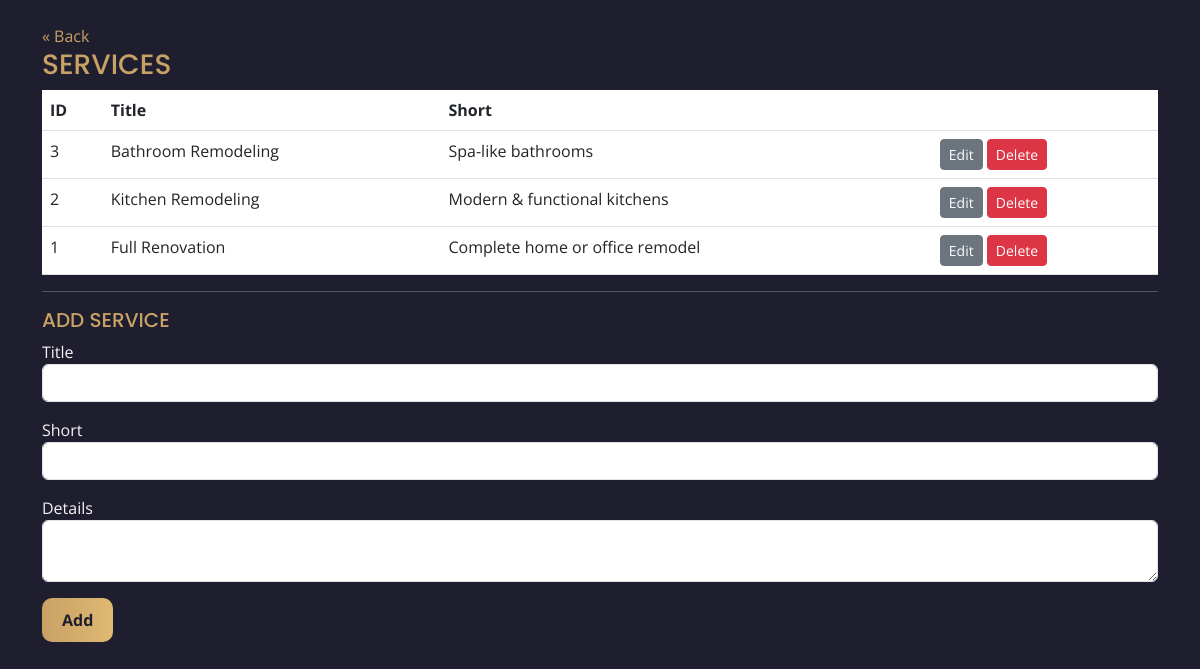
Page /admin/services_crud.php (signed in) on the committed database.
### tables this page shows
CREATE TABLE IF NOT EXISTS `services` (
  `id` INT AUTO_INCREMENT PRIMARY KEY,
  `title` VARCHAR(255) NOT NULL,
  `short` VARCHAR(255),
  `details` TEXT,
  `icon` VARCHAR(100),
  `created_at` TIMESTAMP DEFAULT CURRENT_TIMESTAMP
);

### admin/services_crud.php (the view, shortened to what this page needs)
<?php require_once __DIR__ . '/../inc/auth.php'; require_once __DIR__ . '/../inc/csrf.php'; require_admin();
$items=$pdo->query("SELECT * FROM services ORDER BY id DESC")->fetchAll();
?>
<!doctype html>
<html>
<head>
    <link href="https://cdn.jsdelivr.net/npm/bootstrap@5.3.0/dist/css/bootstrap.min.css" rel="stylesheet">
    <link rel="stylesheet" href="assets/css/theme.css">
</head>
<body>
    <div class="container py-4"><a href="dashboard.php">« Back</a>
        <h3>Services</h3>
        <table class="table">
            <thead>
                <tr>
                    <th>ID</th>
                    <th>Title</th>
                    <th>Short</th>
                    <th></th>
                </tr>
            </thead>
            <tbody><?php foreach($items as $it): ?><tr>
                    <td><?=$it['id']?></td>
                    <td><?=$it['title']?></td>
                    <td><?=$it['short'] ?></td>
                    <td><a class="btn btn-sm btn-secondary" href="?edit=<?=$it['id']?>">Edit</a> <a
                            class="btn btn-sm btn-danger" href="?delete=<?=$it['id']?>"
                            onclick="return confirm('Delete?')">Delete</a></td>
                </tr><?php endforeach; ?></tbody>
        </table>
        <hr>
        <?php if(isset($_GET['edit'])){ $editid=(int)$_GET['edit']; $ed=$pdo->prepare('SELECT * FROM services WHERE id=?'); $ed->execute([$editid]); $es=$ed->fetch(); ?>
        <h5>Edit Service</h5><?php } else { ?><h5>Add Service</h5><?php } ?><form method="post"><input type="hidden"
            <div class="mb-3"><label>Title</label><input name="title" class="form-control" required
                    value="<?=isset($es)?$es['title']:''?>"></div>
            <div class="mb-3"><label>Short</label><input name="short" class="form-control"
                    value="<?=isset($es)?$es['short']:''?>"></div>
            <div class="mb-3"><label>Details</label><textarea name="details"
                    class="form-control"><?=isset($es)?$es['details']:''?></textarea></div><button
                class="btn btn-primary"><?php if(isset($es)) echo 'Save'; else echo 'Add'; ?></button>
        </form>
    </div>
</body>
</html>

### assets/css/theme.css (style rules this page uses)
:root { --primary:#1E1E2F;--accent-gold:#C8A165;--accent-gold-2:#E0B973; --secondary:#F4F4F4;--highlight:#A68A53;--text-main:#333;--nav-bg:rgba(30,30,47,0.95); }
body { background:var(--primary);color:var(--secondary);font-family:'Open Sans',sans-serif;margin:0; }
h1,h2,h3,h4,h5 { font-family:'Poppins',sans-serif;text-transform:uppercase;color:var(--accent-gold); }
a { color:var(--accent-gold);text-decoration:none; }
.btn-primary { background:linear-gradient(90deg,var(--accent-gold),var(--accent-gold-2));color:var(--primary);padding:10px 20px;border:none;border-radius:10px;font-weight:700;transition:.3s; }

### rows in the picture
services: id "3", title "Bathroom Remodeling", short "Spa-like bathrooms"
services: id "2", title "Kitchen Remodeling", short "Modern & functional kitchens"
services: id "1", title "Full Renovation", short "Complete home or office remodel"
